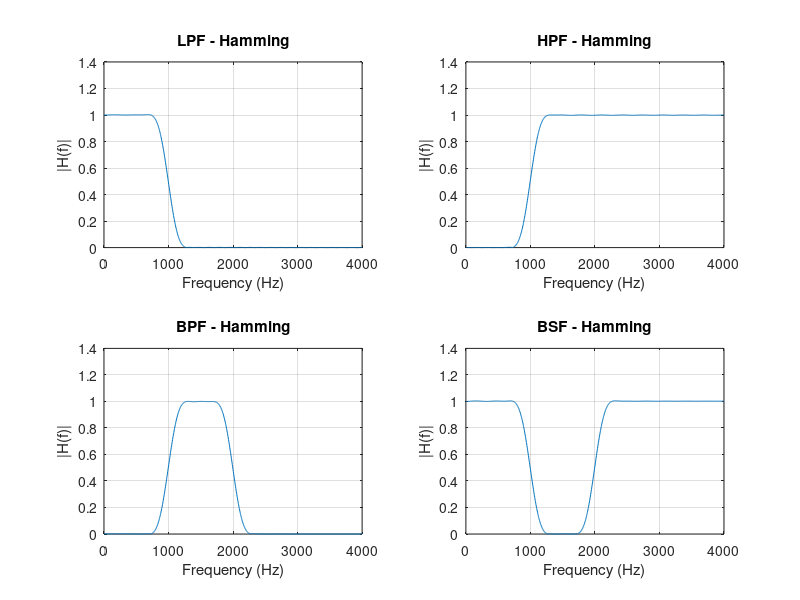
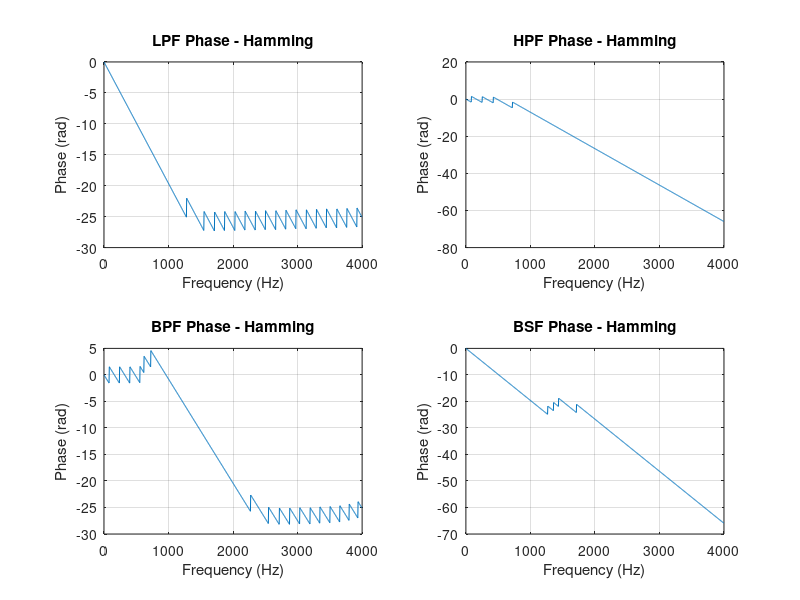
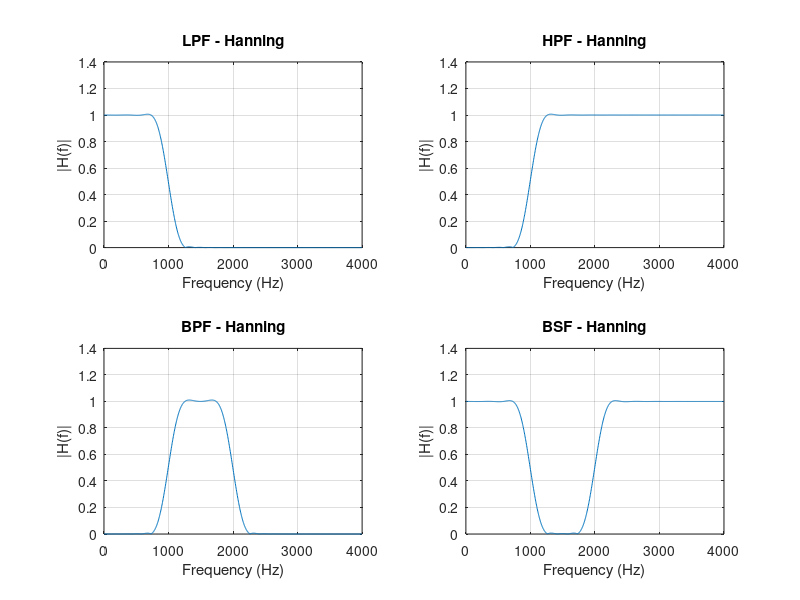
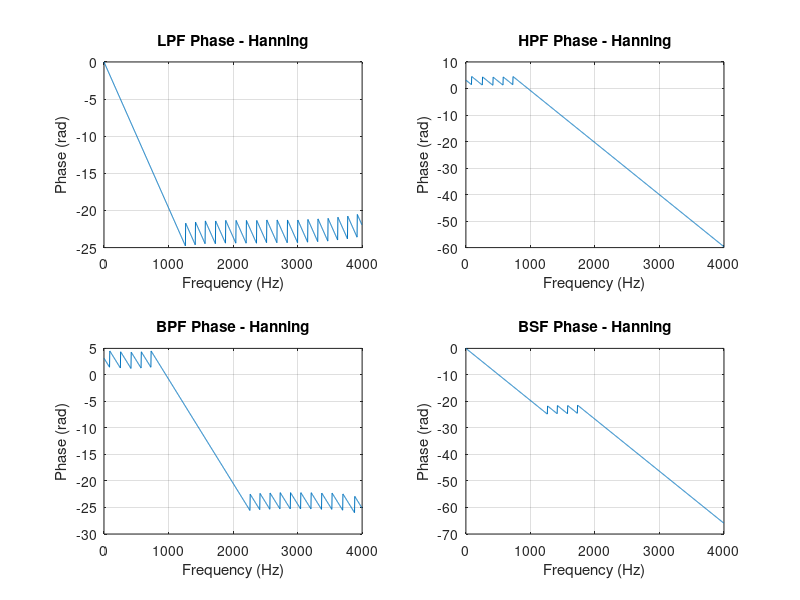

Write MATLAB code to recreate these figures, in order.
clc;
clear;
close all;

%% Specifications
Fs = 8000;          % Sampling frequency (Hz)
N  = 50;            % Filter order

% Cutoff frequencies (normalized w.r.t Nyquist freq = Fs/2)
fc_lp = 1000/(Fs/2);
fc_hp = 1000/(Fs/2);
fc_bp = [1000 2000]/(Fs/2);
fc_bs = [1000 2000]/(Fs/2);

%% Windows
w_hamming = hamming(N+1);
w_hanning = hann(N+1);        % Hanning (Hann) window
w_blackman = blackman(N+1);

windows = {w_hamming, w_hanning, w_blackman};
w_names = {'Hamming', 'Hanning', 'Blackman'};

%% Loop over windows
for k = 1:length(windows)

    w = windows{k};

    % FIR filter design
    b_lp = fir1(N, fc_lp, 'low',  w);
    b_hp = fir1(N, fc_hp, 'high', w);
    b_bp = fir1(N, fc_bp, 'bandpass', w);
    b_bs = fir1(N, fc_bs, 'stop', w);

    % Frequency responses
    [H_lp, f] = freqz(b_lp,1,1024,Fs);
    [H_hp, ~] = freqz(b_hp,1,1024,Fs);
    [H_bp, ~] = freqz(b_bp,1,1024,Fs);
    [H_bs, ~] = freqz(b_bs,1,1024,Fs);

    %% Plot magnitude responses
    figure('Name',['Magnitude Response - ' w_names{k}]);

    subplot(2,2,1)
    plot(f, abs(H_lp)), grid on
    title(['LPF - ' w_names{k}])
    xlabel('Frequency (Hz)'), ylabel('|H(f)|')

    subplot(2,2,2)
    plot(f, abs(H_hp)), grid on
    title(['HPF - ' w_names{k}])
    xlabel('Frequency (Hz)'), ylabel('|H(f)|')

    subplot(2,2,3)
    plot(f, abs(H_bp)), grid on
    title(['BPF - ' w_names{k}])
    xlabel('Frequency (Hz)'), ylabel('|H(f)|')

    subplot(2,2,4)
    plot(f, abs(H_bs)), grid on
    title(['BSF - ' w_names{k}])
    xlabel('Frequency (Hz)'), ylabel('|H(f)|')

    %% Plot phase responses
    figure('Name',['Phase Response - ' w_names{k}]);

    subplot(2,2,1)
    plot(f, unwrap(angle(H_lp))), grid on
    title(['LPF Phase - ' w_names{k}])
    xlabel('Frequency (Hz)'), ylabel('Phase (rad)')

    subplot(2,2,2)
    plot(f, unwrap(angle(H_hp))), grid on
    title(['HPF Phase - ' w_names{k}])
    xlabel('Frequency (Hz)'), ylabel('Phase (rad)')

    subplot(2,2,3)
    plot(f, unwrap(angle(H_bp))), grid on
    title(['BPF Phase - ' w_names{k}])
    xlabel('Frequency (Hz)'), ylabel('Phase (rad)')

    subplot(2,2,4)
    plot(f, unwrap(angle(H_bs))), grid on
    title(['BSF Phase - ' w_names{k}])
    xlabel('Frequency (Hz)'), ylabel('Phase (rad)')

end
